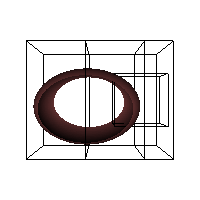

The script that drew this image:
#!/usr/bin/env python

# Contour a composite (multi-block) dataset using vtkContour3DLinearGrid
# with a vtkSpanSpace scalar tree, including a polydata block that is skipped.

# Factory overrides
import vtkmodules.vtkInteractionStyle  # noqa: F401
import vtkmodules.vtkRenderingOpenGL2  # noqa: F401

from vtkmodules.vtkCommonDataModel import (
    vtkMultiBlockDataSet,
    vtkQuadric,
)
from vtkmodules.vtkCommonExecutionModel import vtkSpanSpace
from vtkmodules.vtkFiltersCore import (
    vtkContour3DLinearGrid,
    vtkExtractCells,
)
from vtkmodules.vtkFiltersModeling import vtkOutlineFilter
from vtkmodules.vtkFiltersSources import vtkSphereSource
from vtkmodules.vtkImagingHybrid import vtkSampleFunction
from vtkmodules.vtkRenderingCore import (
    vtkActor,
    vtkCompositePolyDataMapper,
    vtkPolyDataMapper,
    vtkRenderWindow,
    vtkRenderWindowInteractor,
    vtkRenderer,
)

resolution = 50
merge_points = 1
interpolate_attr = 0
compute_normals = 0

# Left half of the volume
quadric_left = vtkQuadric()
quadric_left.SetCoefficients(0.5, 1, 0.2, 0, 0.1, 0, 0, 0.2, 0, 0)

sample_left = vtkSampleFunction()
sample_left.SetModelBounds(-1, 0, -1, 1, -1, 1)
sample_left.SetSampleDimensions(int(resolution / 2), resolution, resolution)
sample_left.SetImplicitFunction(quadric_left)
sample_left.ComputeNormalsOn()
sample_left.Update()

# Right half of the volume
quadric_right = vtkQuadric()
quadric_right.SetCoefficients(0.5, 1, 0.2, 0, 0.1, 0, 0, 0.2, 0, 0)

sample_right = vtkSampleFunction()
sample_right.SetModelBounds(0, 1, -1, 1, -1, 1)
sample_right.SetSampleDimensions(int(resolution / 2), resolution, resolution)
sample_right.SetImplicitFunction(quadric_right)
sample_right.ComputeNormalsOn()
sample_right.Update()

# Extract voxel cells from left and right
extract_left = vtkExtractCells()
extract_left.SetInputConnection(sample_left.GetOutputPort())
extract_left.AddCellRange(0, sample_left.GetOutput().GetNumberOfCells())
extract_left.Update()

extract_right = vtkExtractCells()
extract_right.SetInputConnection(sample_right.GetOutputPort())
extract_right.AddCellRange(0, sample_right.GetOutput().GetNumberOfCells())
extract_right.Update()

# Extra polydata block (should be skipped by the contour filter)
sphere = vtkSphereSource()
sphere.SetCenter(1, 0, 0)
sphere.Update()

# Assemble composite dataset
composite = vtkMultiBlockDataSet()
composite.SetBlock(0, extract_left.GetOutput())
composite.SetBlock(1, extract_right.GetOutput())
composite.SetBlock(2, sphere.GetOutput())

# Scalar tree cloned for each composite piece
scalar_tree = vtkSpanSpace()
scalar_tree.SetDataSet(extract_left.GetOutput())
scalar_tree.ComputeResolutionOn()
scalar_tree.SetScalarRange(0.25, 0.75)
scalar_tree.SetComputeScalarRange(0)

# Contour with scalar tree
contour = vtkContour3DLinearGrid()
contour.SetInputData(composite)
contour.SetValue(0, 0.5)
contour.SetMergePoints(merge_points)
contour.SetSequentialProcessing(0)
contour.SetInterpolateAttributes(interpolate_attr)
contour.SetComputeNormals(compute_normals)
contour.UseScalarTreeOn()
contour.SetScalarTree(scalar_tree)

contour_mapper = vtkCompositePolyDataMapper()
contour_mapper.SetInputConnection(contour.GetOutputPort())
contour_mapper.ScalarVisibilityOff()

contour_actor = vtkActor()
contour_actor.SetMapper(contour_mapper)
contour_actor.GetProperty().SetColor(0.8, 0.4, 0.4)

# Outline of the composite
outline_filter = vtkOutlineFilter()
outline_filter.SetInputData(composite)

outline_mapper = vtkPolyDataMapper()
outline_mapper.SetInputConnection(outline_filter.GetOutputPort())

outline_actor = vtkActor()
outline_actor.SetMapper(outline_mapper)
outline_actor.GetProperty().SetColor(0, 0, 0)

contour.Update()
print(f"Contour points: {contour.GetOutput().GetNumberOfPoints()}")
print(f"Contour cells: {contour.GetOutput().GetNumberOfCells()}")

# Renderer
renderer = vtkRenderer()
renderer.SetBackground(1, 1, 1)
renderer.AddActor(contour_actor)
renderer.AddActor(outline_actor)

# Window
render_window = vtkRenderWindow()
render_window.SetSize(200, 200)
render_window.SetMultiSamples(0)
render_window.AddRenderer(renderer)
render_window.SetWindowName("contour3d lineargrid composite input")

# Scene
renderer.ResetCamera()

# Interactor
interactor = vtkRenderWindowInteractor()
interactor.SetRenderWindow(render_window)

interactor.Initialize()
interactor.Start()
